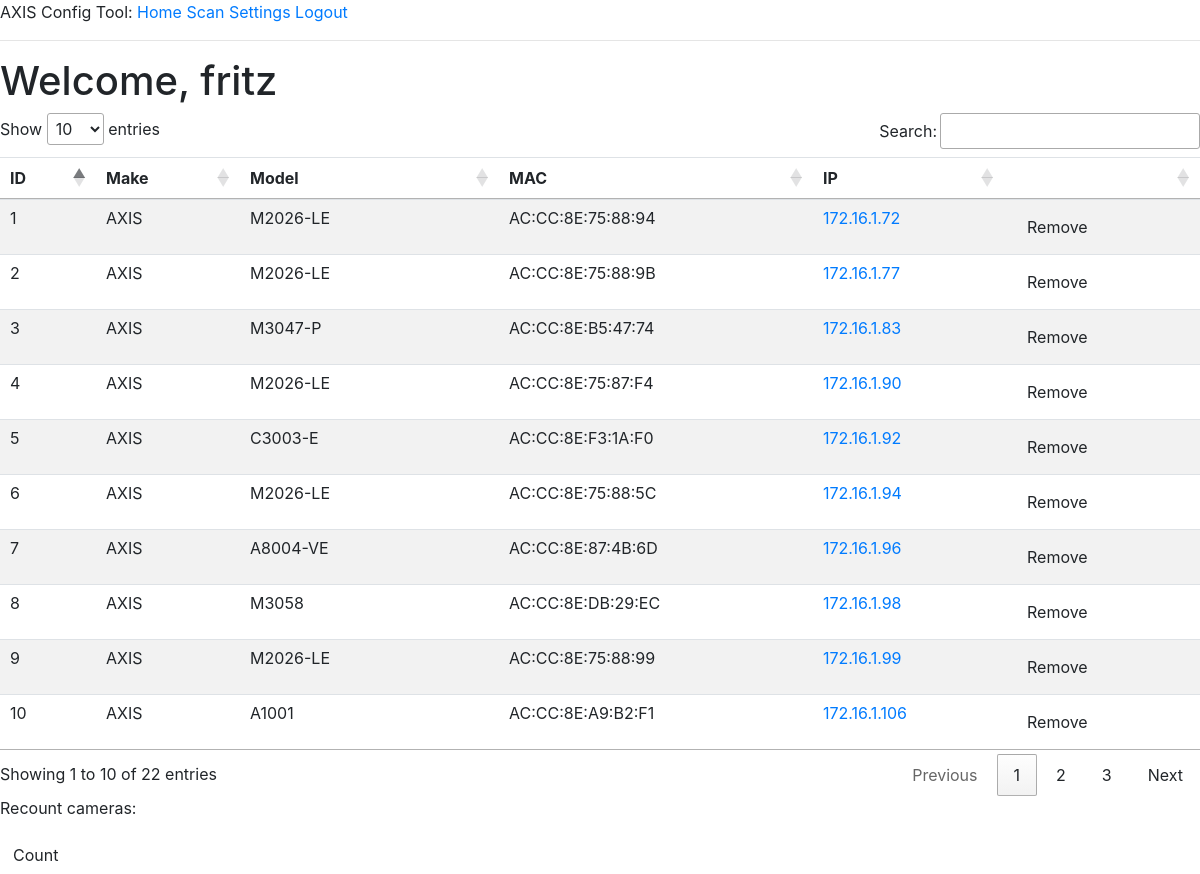
Before: /index (signed in) with the older database file.
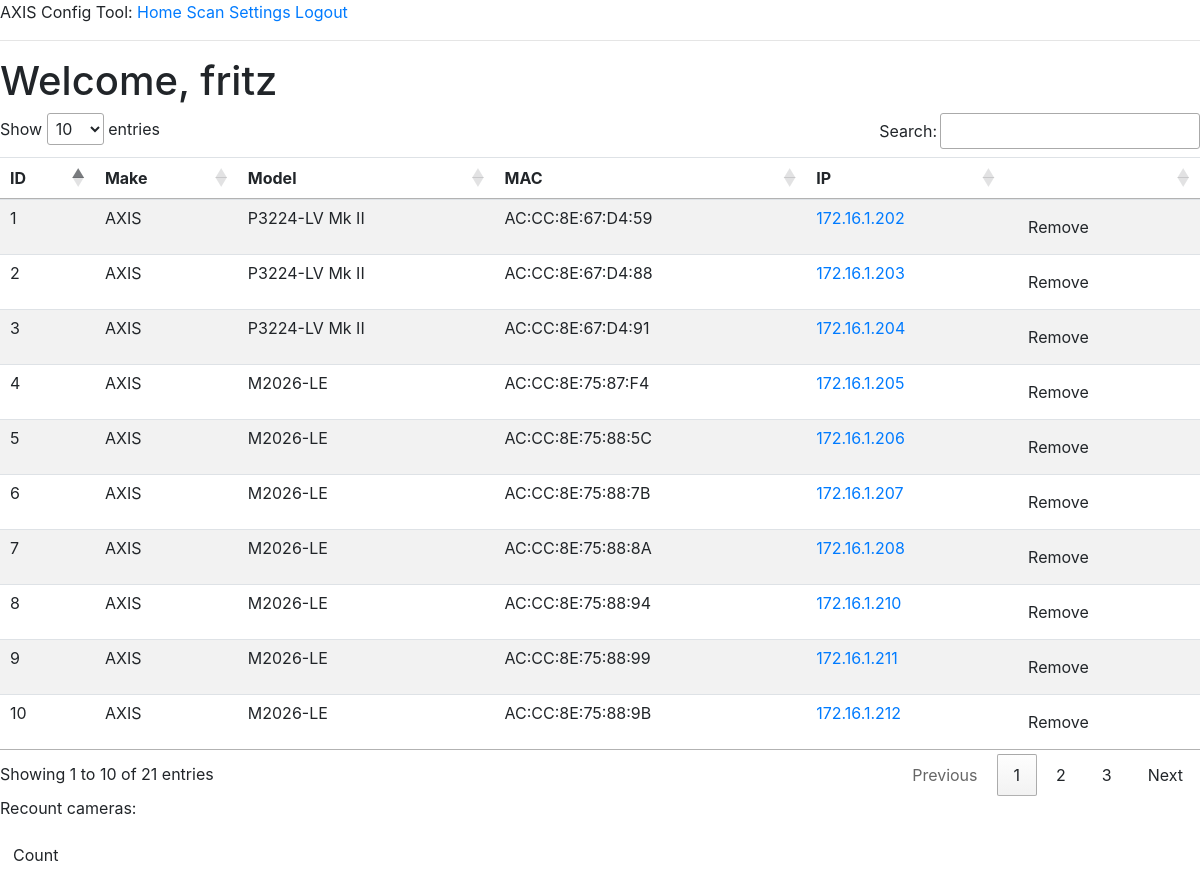
After: the same page with the newer database file.
### app/models.py (models this page shows, shortened)
class User(UserMixin, db.Model):
    id = db.Column(db.Integer, primary_key=True)
    username = db.Column(db.String(64), index=True, unique=True)
    email = db.Column(db.String(120), index=True, unique=True)
    password_hash = db.Column(db.String(128))

class Camera(db.Model):
    id = db.Column(db.Integer, primary_key=True)
    make = db.Column(db.String(64))
    model = db.Column(db.String(128))
    ip = db.Column(db.String(15), index=True)
    mac = db.Column(db.String(17), unique=True)

### app/routes.py (the view)
@app.route('/')
@app.route('/index')
@login_required
def index():
    cameras = Camera.query.order_by(Camera.id)
    return render_template('index.html', title='AXIS Config Tool', cameras=cameras)

### app/models.py (called while the page is built)
@login.user_loader
def load_user(id):
    return User.query.get(int(id))

### app/templates/index.html (shortened to what this page needs)
{% extends 'base.html' %}
{% block content %}
    <h1>Welcome, {{ current_user.username }}</h1>
    <table id="myTable" class="table table-striped" data-page-length='10'>
        <thead>
            <tr>
                <th scope="col">ID</th>
                <th scope="col">Make</th>
                <th scope="col">Model</th>
                <th scope="col">MAC</th>
                <th scope="col">IP</th>
                <th scope="col"></th>
            </tr>
        </thead>
        <tbody>
        {% for camera in cameras %}
        <tr>
            <td class="row-data">{{ camera.id }}</td>
            <td class="row-data">{{ camera.make }}</td>
            <td class="row-data">{{ camera.model }}</td>
            <td class="row-data">{{ camera.mac }}</td>
            <td class="row-data"><a href="/info/{{ camera.ip }}">{{ camera.ip }}</a></td>
            <td><button type="button" class="btn btn-default" id="mybutton" onclick="show(this)">Remove</button></td>
        </tr>
        {% endfor %}
        </tbody>
    </table>
    <div>
        <p>Recount cameras:</p>
        <button type="button" class="btn btn-default" onclick="alert(document.getElementById('myTable').rows.length - 1)">Count</button>
    </div>
{% endblock %}

### app/templates/base.html (shortened to what this page needs)
<html>
    <head>
        <link rel="stylesheet" type="text/css" href="https://cdn.datatables.net/1.10.24/css/jquery.dataTables.css">
        <link rel="stylesheet" href="https://stackpath.bootstrapcdn.com/bootstrap/4.2.1/css/bootstrap.min.css">
    </head>
    <body>
        <div>AXIS Config Tool:
            <a href="{{ url_for('index') }}">Home</a>
            {% if current_user.is_anonymous %}
            <a href="{{ url_for('login') }}">Login</a>
            {% else %}
            <a href="{{ url_for('scan') }}">Scan</a>
            <a href="{{ url_for('settings') }}">Settings</a>
            <a href="{{ url_for('logout') }}">Logout</a>
            {% endif %}
        </div>
        <hr>
        {% block content %}{% endblock %}
    </body>
</html>

Changed rows visible on the page:
changed Camera id 1: model "M2026-LE" → "P3224-LV Mk II"; mac "AC:CC:8E:75:88:94" → "AC:CC:8E:67:D4:59"; ip "172.16.1.72" → "172.16.1.202"
changed Camera id 2: model "M2026-LE" → "P3224-LV Mk II"; mac "AC:CC:8E:75:88:9B" → "AC:CC:8E:67:D4:88"; ip "172.16.1.77" → "172.16.1.203"
changed Camera id 3: model "M3047-P" → "P3224-LV Mk II"; mac "AC:CC:8E:B5:47:74" → "AC:CC:8E:67:D4:91"; ip "172.16.1.83" → "172.16.1.204"
changed Camera "AC:CC:8E:75:87:F4": ip "172.16.1.90" → "172.16.1.205"
changed Camera id 5: model "C3003-E" → "M2026-LE"; mac "AC:CC:8E:F3:1A:F0" → "AC:CC:8E:75:88:5C"; ip "172.16.1.92" → "172.16.1.206"
changed Camera id 6: mac "AC:CC:8E:75:88:5C" → "AC:CC:8E:75:88:7B"; ip "172.16.1.94" → "172.16.1.207"
changed Camera id 7: model "A8004-VE" → "M2026-LE"; mac "AC:CC:8E:87:4B:6D" → "AC:CC:8E:75:88:8A"; ip "172.16.1.96" → "172.16.1.208"
changed Camera id 8: model "M3058" → "M2026-LE"; mac "AC:CC:8E:DB:29:EC" → "AC:CC:8E:75:88:94"; ip "172.16.1.98" → "172.16.1.210"
changed Camera "AC:CC:8E:75:88:99": ip "172.16.1.99" → "172.16.1.211"
changed Camera id 10: model "A1001" → "M2026-LE"; mac "AC:CC:8E:A9:B2:F1" → "AC:CC:8E:75:88:9B"; ip "172.16.1.106" → "172.16.1.212"
Other visible differences:
text written by a page script: "Show entries Search: Showing 1 to 10 of 22 entries Previous 1 2 3 Next" → "Show entries Search: Showing 1 to 10 of 21 entries Previous 1 2 3 Next"
